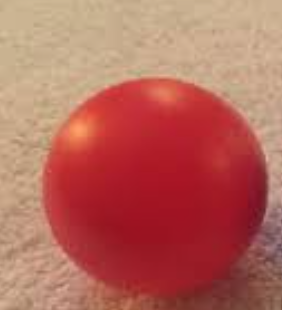
#> input picture bola.jpg, 282 x 310 px
$ python get_color_blobs.py   (older library calls are emulated)
#> lines starting #> are read from the running program, lines starting #| are printed output that depends on the picture; after the words box and inside, x2 and y2 are one past the last pixel; in counts of white or black regions, pixels touching at a corner belong together; long printed decimals are rounded
# -*- coding: utf-8 -*-
#!/usr/bin/python

# Standard imports
import cv2
import numpy as np

# Read image
img_BGR = cv2.imread("bola.jpg")
#> img_BGR is the input picture: shape (310, 282, 3); mean B, G, R 92.4, 104, 182.5
# img_BGR = cv2.imread("many.jpg")

# Setup default values for SimpleBlobDetector parameters.
params = cv2.SimpleBlobDetector_Params()

# These are just examples, tune your own if needed
# Change thresholds
params.minThreshold = 10
params.maxThreshold = 200

# Filter by Area
params.filterByArea = True
params.minArea = 200
params.maxArea = 10000000000

# Filter by Circularity
params.filterByCircularity = True
params.minCircularity = 0.1

# Filter by Color
params.filterByColor = False
# not directly color, but intensity on the channel input
params.blobColor = 255
params.filterByConvexity = False
params.filterByInertia = False


# Create a detector with the parameters
ver = (cv2.__version__).split('.')
if int(ver[0]) < 3:
    detector = cv2.SimpleBlobDetector(params)
else:
    detector = cv2.SimpleBlobDetector_create(params)

#  keypoints on original image (will look for blobs in grayscale)
keypoints = detector.detect(img_BGR)
#> keypoints = 1 keypoints; (x, y, size): (117, 126, 300.1)
# Draw detected blobs as red circles.
# cv2.DRAW_MATCHES_FLAGS_DRAW_RICH_KEYPOINTS ensures
# the size of the circle corresponds to the size of blob
im_with_keypoints = cv2.drawKeypoints(img_BGR, keypoints, np.array(
    []), (0, 0, 255), cv2.DRAW_MATCHES_FLAGS_DRAW_RICH_KEYPOINTS)

# Show blobs
cv2.imshow("Keypoints on Gray Scale", im_with_keypoints)
cv2.waitKey(0)

#  filter certain COLOR channels

# Pixels with 100 <= R <= 255, 15 <= B <= 56, 17 <= G <= 50 will be considered red.
#  similar for BLUE

# BY DEFAULT, opencv IMAGES have BGR format

redMin1 = np.array([0, 100, 100])
redMax1 = np.array([3, 255, 255])

redMin2 = np.array([170, 100, 100])
redMax2 = np.array([180, 255, 255])

img_hsv = cv2.cvtColor(img_BGR, cv2.COLOR_BGR2HSV)
#> img_hsv: shape (310, 282, 3); mean H, S, V 70.6, 135.8, 182.5

# Definimos la mascara final como la suma de las dos anteriores aplicadas a la imagen
mask_red1 = cv2.inRange(img_hsv, redMin1, redMax1)
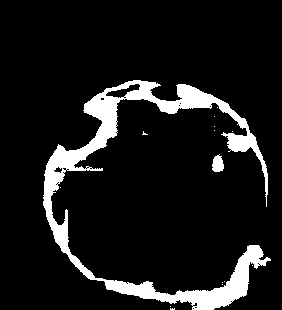
#> mask_red1: shape (310, 282); 10.1% white; 15 white regions (13 under 20 px), largest, box (x1, y1, x2, y2) and area: (43, 80, 271, 310) 8616, (212, 154, 224, 172) 160
mask_red2 = cv2.inRange(img_hsv, redMin2, redMax2)
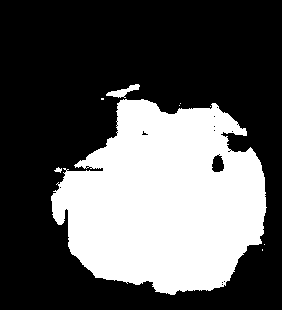
#> mask_red2: shape (310, 282); 34.7% white; 9 white regions (6 under 20 px), largest, box (x1, y1, x2, y2) and area: (51, 99, 267, 295) 30111, (106, 84, 140, 98) 193, (54, 167, 62, 173) 27
mask_red = cv2.bitwise_or(mask_red1, mask_red2)
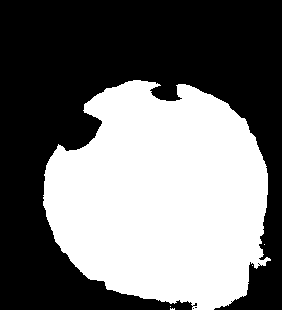
#> mask_red: shape (310, 282); 44.8% white; 5 white regions (4 under 20 px), largest, box (x1, y1, x2, y2) and area: (43, 80, 271, 310) 39138

keypoints_red = detector.detect(mask_red)
#> keypoints_red = 1 keypoints; (x, y, size): (162, 197, 224.1)

# documentation of SimpleBlobDetector is not clear on what kp.size is exactly, but it looks like the diameter of the blob.
for kp in keypoints_red:
    print(kp.pt[0], kp.pt[1], kp.size)
#> this loop made 1 pass
#> kp on pass 1: keypoint at (161.5, 197), size 224.1
#| 161.506 196.984 224.122

# Draw detected blobs as red circles.
# cv2.DRAW_MATCHES_FLAGS_DRAW_RICH_KEYPOINTS ensures
# the size of the circle corresponds to the size of blob
im_with_keypoints = cv2.drawKeypoints(mask_red1, keypoints_red, np.array([]),
                                      (255, 255, 255), cv2.DRAW_MATCHES_FLAGS_DRAW_RICH_KEYPOINTS)

# Show mask and blobs found
cv2.imshow("Keypoints on RED", im_with_keypoints)
cv2.waitKey(0)
